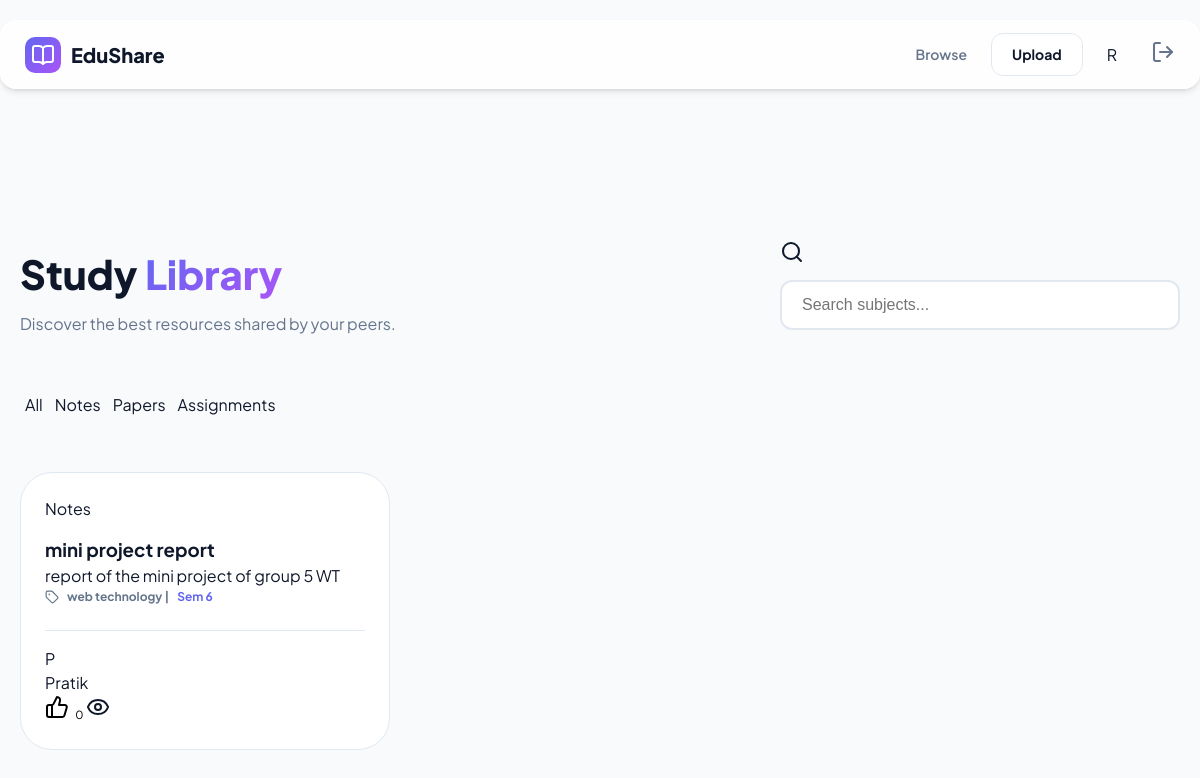
Page /browse/?category=Notes (signed in) on the committed database.
### application/models.py (models this page shows, shortened)
class Material(models.Model):
    CATEGORY_CHOICES = [
        ('Notes', 'Notes'),
        ('Paper', 'Previous Year Papers'),
        ('Assignment', 'Assignments'),
    ]
    SEMESTER_CHOICES = [
        ('Sem 1', 'Semester 1'), ('Sem 2', 'Semester 2'),
        ('Sem 3', 'Semester 3'), ('Sem 4', 'Semester 4'),
        ('Sem 5', 'Semester 5'), ('Sem 6', 'Semester 6'),
        ('Sem 7', 'Semester 7'), ('Sem 8', 'Semester 8'),
    ]
    title = models.CharField(max_length=200)
    subject = models.CharField(max_length=100)
    semester = models.CharField(max_length=20, choices=SEMESTER_CHOICES, default='Sem 1')
    category = models.CharField(max_length=20, choices=CATEGORY_CHOICES)
    description = models.TextField(blank=True)
    file = models.FileField(upload_to='materials/')
    uploaded_by = models.ForeignKey(User, on_delete=models.CASCADE)
    uploaded_at = models.DateTimeField(auto_now_add=True)
    likes = models.ManyToManyField(User, related_name='liked_materials', blank=True)
    @property
    def total_likes(self):
        return self.likes.count()

### application/views.py (the view)
# urls.py: path('browse/', views.browse_materials, name='browse'),
@login_required(login_url='login')
def browse_materials(request):
    query = request.GET.get('search')
    category = request.GET.get('category')
    materials = Material.objects.all().order_by('-uploaded_at')
    if query:
        materials = materials.filter(
            Q(title__icontains=query) | Q(subject__icontains=query)
        )
    if category and category != 'All':
        materials = materials.filter(category=category)
    return render(request, 'browse.html', {'materials': materials})

### templates/browse.html (shortened to what this page needs)
{% load static %}
<!DOCTYPE html>
<html lang="en">
<head>
    <link rel="stylesheet" href="{% static 'style.css' %}">
</head>
<body>
    <nav class="navbar">
        <div class="container nav-content">
            <a href="{% url 'index' %}" class="logo">
                <div class="logo-icon"><i data-lucide="book-open"></i></div>
                <span>EduShare</span>
            </a>
            <div class="nav-links">
                <a href="{% url 'browse' %}" class="nav-link active">Browse</a>
                <div id="nav-user" class="nav-links">
                    <a href="{% url 'upload' %}" class="btn btn-outline">Upload</a>
                    <div class="avatar" id="user-avatar">{{ user.username|slice:":1"|upper }}</div>
                    <form action="{% url 'logout' %}" method="post" style="display: inline; margin-left: 10px;">
                        <button type="submit" class="nav-link" style="border:none; background:none; cursor:pointer;">
                            <i data-lucide="log-out"></i>
                        </button>
                    </form>
                </div>
            </div>
        </div>
    </nav>
<main class="container">
    <header class="page-header">
        <div>
            <h1 style="font-size: 2.5rem; font-weight: 800; margin-bottom: 8px;">Study <span class="gradient-text">Library</span></h1>
            <p style="color: var(--text-muted);">Discover the best resources shared by your peers.</p>
        </div>
        <div class="search-bar">
            <form method="GET" action="{% url 'browse' %}" id="search-form">
                <i data-lucide="search" class="search-icon"></i>
                <input type="text" name="search" id="search-input" placeholder="Search subjects..." class="search-input" value="{{ request.GET.search }}">
            </form>
        </div>
    </header>
    <div class="filters" id="filters">
        <a href="?category=" class="filter-btn {% if not request.GET.category %}active{% endif %}" data-cat="">All</a>
        <a href="?category=Notes" class="filter-btn {% if request.GET.category == 'Notes' %}active{% endif %}" data-cat="Notes">Notes</a>
        <a href="?category=Paper" class="filter-btn {% if request.GET.category == 'Paper' %}active{% endif %}" data-cat="Paper">Papers</a>
        <a href="?category=Assignment" class="filter-btn {% if request.GET.category == 'Assignment' %}active{% endif %}" data-cat="Assignment">Assignments</a>
    </div>
    <div class="grid" id="materials-grid" style="display: grid; grid-template-columns: repeat(auto-fill, minmax(320px, 1fr)); gap: 24px; align-items: stretch;">
        {% for m in materials %}
        <div class="card" style="display: flex; flex-direction: column; height: 100%; padding: 24px; position: relative;">
            <div style="flex-grow: 1;">
                <span class="card-tag tag-{{ m.category|lower }}">{{ m.category }}</span>
                <h3 class="card-title" style="margin-top: 15px;">{{ m.title }}</h3>
                <p class="card-desc">{{ m.description|truncatechars:80 }}</p>
                <div style="font-size: 0.75rem; font-weight: 700; color: var(--text-muted); margin-bottom: 24px; display: flex; align-items: center; gap: 8px;">
                    <i data-lucide="tag" style="width: 14px; height: 14px;"></i>
                    {{ m.subject }} | <span style="color: var(--primary);">{{ m.semester }}</span>
                </div>
            </div>
            <div class="card-footer" style="margin-top: auto; padding-top: 16px; border-top: 1px solid var(--border);">
                <div class="user-info">
                    <div class="avatar">{{ m.uploaded_by.username|slice:":1"|upper }}</div>
                    <span class="user-name">{{ m.uploaded_by.username }}</span>
                </div>
                <div class="card-actions">
                    <button class="action-btn">
                        <i data-lucide="thumbs-up"></i>
                        <span style="font-size: 0.7rem; margin-left: 4px;">{{ m.total_likes }}</span>
                    </button>
                    <a href="{% url 'view_material' m.pk %}" class="action-btn">
                        <i data-lucide="eye"></i>
                    </a>
                </div>
            </div>
        </div>
        {% empty %}
        <div style="grid-column: 1 / -1; text-align: center; padding: 60px; color: var(--text-muted);">
            <i data-lucide="folder-open" style="width: 48px; height: 48px; margin-bottom: 16px; opacity: 0.5;"></i>
            <p>No materials found matching your search.</p>
        </div>
        {% endfor %}
    </div>
</main>
</body>
</html>

### static/style.css (style rules this page uses)
body { padding-top: 100px; }
:root { --primary: #6366f1; --primary-hover: #4f46e5; --secondary: #a855f7; --bg: #f8fafc; --text: #0f172a; --text-muted: #64748b; --white: #ffffff; --border: #e2e8f0; --glass: rgba(255, 255, 255, 0.8); --shadow: 0 4px 6px -1px rgb(0 0 0 / 0.1), 0 2px 4px -2px rgb(0 0 0 / 0.1); --shadow-lg: 0 10px 15px -3px rgb(0 0 0 / 0.1), 0 4px 6px -4px rgb(0 0 0 / 0.1); }
* { margin: 0; padding: 0; box-sizing: border-box; }
body { font-family: 'Plus Jakarta Sans', sans-serif; background-color: var(--bg); color: var(--text); line-height: 1.5; }
a { text-decoration: none; color: inherit; }
button { cursor: pointer; border: none; background: none; font-family: inherit; }
.container { max-width: 1200px; margin: 0 auto; padding: 0 20px; }
.navbar { position: fixed; top: 20px; left: 0; right: 0; z-index: 1000; }
.nav-content { background: var(--glass); backdrop-filter: blur(12px); border: 1px solid rgba(255, 255, 255, 0.3); border-radius: 16px; padding: 12px 24px; display: flex; justify-content: space-between; align-items: center; box-shadow: var(--shadow); }
.logo { display: flex; align-items: center; gap: 10px; font-weight: 800; font-size: 1.25rem; }
.logo-icon { width: 36px; height: 36px; background: linear-gradient(135deg, var(--primary), var(--secondary)); border-radius: 10px; display: flex; align-items: center; justify-content: center; color: white; }
.nav-links { display: flex; align-items: center; gap: 24px; }
.nav-link { font-size: 0.875rem; font-weight: 600; color: var(--text-muted); transition: color 0.2s; }
.btn { padding: 10px 20px; border-radius: 12px; font-weight: 700; font-size: 0.875rem; transition: all 0.2s; }
.btn-outline { background: var(--white); border: 1px solid var(--border); color: var(--text); }
.gradient-text { background: linear-gradient(135deg, var(--primary), var(--secondary)); -webkit-background-clip: text; -webkit-text-fill-color: transparent; }
.page-header { padding-top: 140px; margin-bottom: 48px; display: flex; justify-content: space-between; align-items: center; flex-wrap: wrap; gap: 20px; }
.search-bar { position: relative; width: 100%; max-width: 400px; }
.search-input { width: 100%; padding: 14px 14px 14px 48px; background: var(--white); border: 1px solid var(--border); border-radius: 16px; outline: none; transition: 0.3s; }
.grid { display: grid; grid-template-columns: repeat(auto-fill, minmax(320px, 1fr)); gap: 30px; padding-bottom: 60px; }
.card { background: var(--white); padding: 30px; border-radius: 32px; border: 1px solid var(--border); display: flex; flex-direction: column; height: 100%; transition: all 0.3s ease; }
.filters { display: flex; gap: 12px; margin-bottom: 40px; overflow-x: auto; padding: 5px 5px 15px 5px; white-space: nowrap; -ms-overflow-style: none; scrollbar-width: none; }
.auth-input, input[type="text"], input[type="password"], input[type="email"] { width: 100%; padding: 14px 20px; margin: 10px 0; border-radius: 12px; border: 2px solid #e2e8f0; background: white; font-size: 1rem; transition: all 0.3s ease; box-sizing: border-box; }
.grid { display: grid !important; grid-template-columns: repeat(auto-fill, minmax(300px, 1fr)) !important; gap: 25px !important; align-items: stretch !important; }
.card { height: 100% !important; display: flex !important; flex-direction: column !important; justify-content: space-between !important; background: var(--white); border: 1px solid var(--border); transition: transform 0.2s, box-shadow 0.2s; }

### rows in the picture
Material: category "Notes", title "mini project report", description "report of the mini project of group 5 WT", subject "web technology", semester "Sem 6", uploaded_by.username "P", uploaded_by.username "Pratik", total_likes "0"

### other values in the picture
{{ user.username|slice:":1"|upper }} "R"
